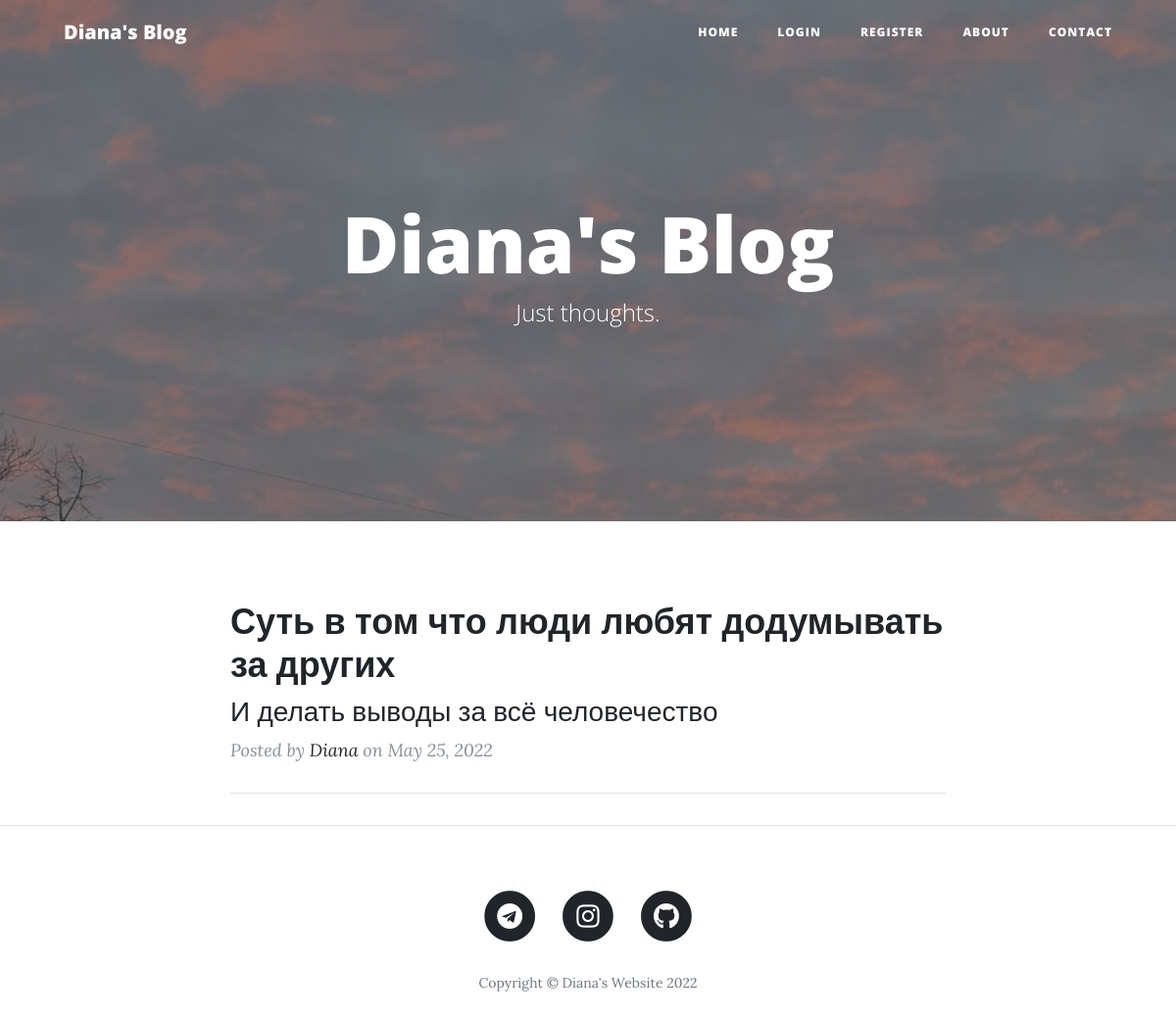
Before: / with the older database file.
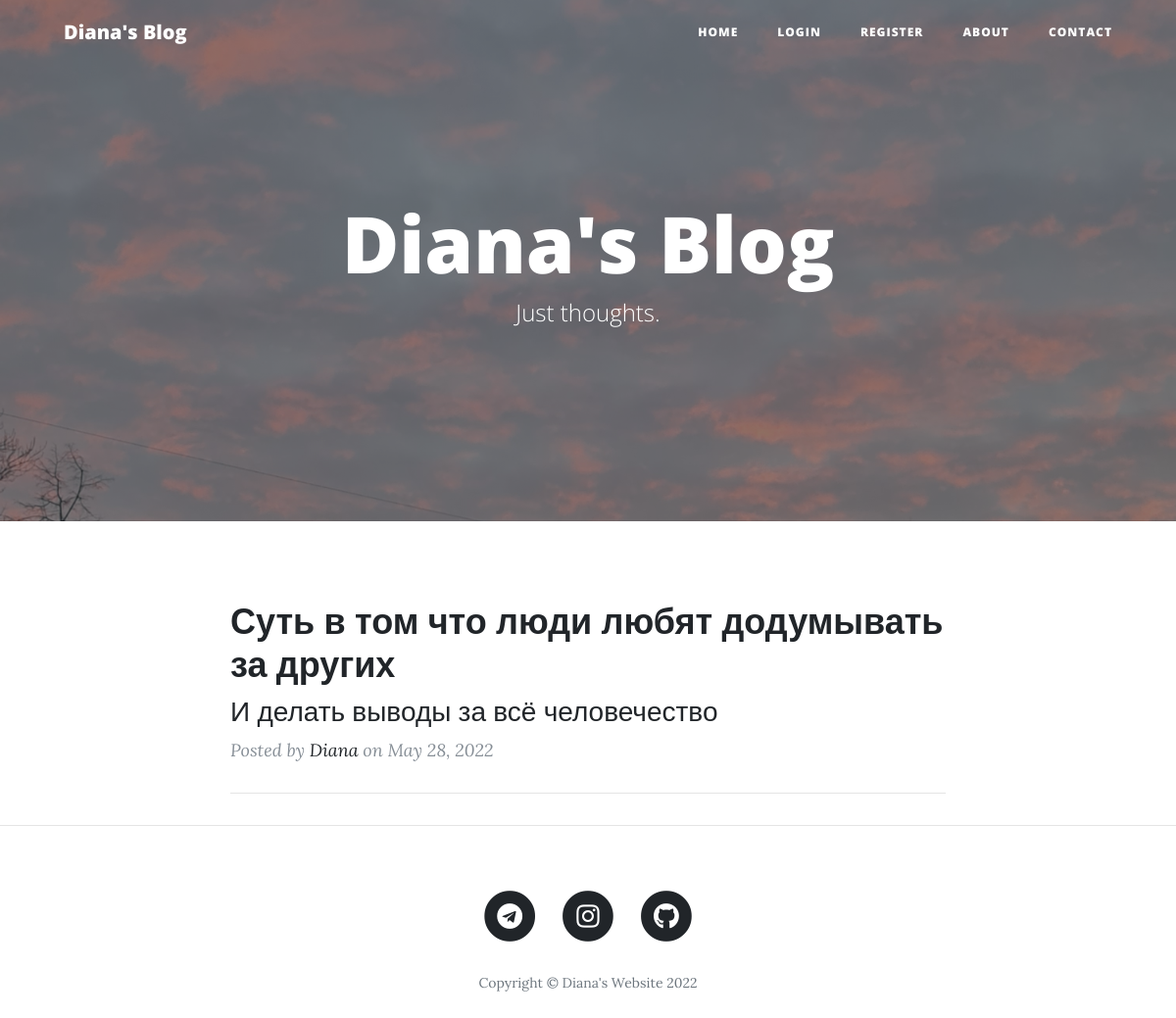
After: the same page with the newer database file.
### main.py (models this page shows)
class BlogPost(db.Model):
    __tablename__ = "blog_posts"
    id = db.Column(db.Integer, primary_key=True)
    title = db.Column(db.String(250), unique=True, nullable=False)
    subtitle = db.Column(db.String(250), nullable=False)
    date = db.Column(db.String(250), nullable=False)
    body = db.Column(db.Text, nullable=False)
    img_url = db.Column(db.String(250), nullable=False)
    author_id = db.Column(db.Integer, db.ForeignKey("users.id"))
    author = relationship("User", back_populates="posts")
    comments = relationship("Comment", back_populates="parent_post")

class User(UserMixin, db.Model):
    __tablename__ = "users"
    id = db.Column(db.Integer, primary_key=True)
    email = db.Column(db.String(100), unique=True)
    password = db.Column(db.String(1000))
    name = db.Column(db.String(1000))
    posts = relationship("BlogPost", back_populates="author")
    comments = relationship("Comment", back_populates="author")

### main.py (the view)
@app.route('/')
def get_all_posts():
    user = User()
    posts = BlogPost.query.all()
    return render_template("index.html", all_posts=posts, user=user )

### templates/index.html (shortened to what this page needs)
{% include "header.html" %}
  <header class="masthead" style="background-image: url({{ url_for('static', filename='img/home-bg.jpg')}})">
    <div class="overlay"></div>
    <div class="container">
      <div class="row">
        <div class="col-lg-8 col-md-10 mx-auto">
          <div class="site-heading">
            <h1>Diana's Blog</h1>
            <span class="subheading">Just thoughts.</span>
          </div>
        </div>
      </div>
    </div>
  </header>
  <div class="container">
    <div class="row">
      <div class="col-lg-8 col-md-10 mx-auto">
        {% for post in all_posts %}
        <div class="post-preview">
          <a href="{{ url_for('show_post', post_id=post.id) }}">
            <h2 class="post-title">
              {{post.title}}
            </h2>
            <h3 class="post-subtitle">
              {{post.subtitle}}
            </h3>
          </a>
          <p class="post-meta">Posted by
            <a href="#">{{post.author.name}}</a>
            on {{post.date}}
          </p>
        </div>
        <hr>
        {% endfor %}
      </div>
    </div>
  </div>
  <hr>
{% include "footer.html" %}

### templates/header.html (shortened to what this page needs)
<!DOCTYPE html>
<html lang="en">
<head>
  <link href="{{ url_for('static', filename='vendor/bootstrap/css/bootstrap.min.css') }}" rel="stylesheet">
  <link href="{{ url_for('static', filename='vendor/fontawesome-free/css/all.min.css')}}" rel="stylesheet" type="text/css">
  <link href="{{ url_for('static', filename='css/clean-blog.min.css')}}" rel="stylesheet">
</head>
<body>
  <nav class="navbar navbar-expand-lg navbar-light fixed-top" id="mainNav">
    <div class="container">
      <a class="navbar-brand" href="{{url_for('get_all_posts')}}">Diana's Blog</a>
      <div class="collapse navbar-collapse" id="navbarResponsive">
        <ul class="navbar-nav ml-auto">
          <li class="nav-item">
            <a class="nav-link" href="{{ url_for('get_all_posts') }}">Home</a>
          </li>
        {% if not current_user.is_authenticated %}
          <li class="nav-item">
            <a class="nav-link" href="{{ url_for('login') }}">Login</a>
          </li>
          <li class="nav-item">
            <a class="nav-link" href="{{ url_for('register') }}">Register</a>
          </li>
        {% endif %}
          <li class="nav-item">
            <a class="nav-link" href="{{ url_for('about') }}">About</a>
          </li>
          <li class="nav-item">
            <a class="nav-link" href="{{ url_for('contact') }}">Contact</a>
          </li>
        </ul>
      </div>
    </div>
  </nav>

### templates/footer.html (shortened to what this page needs)
  <footer>
    <div class="container">
      <div class="row">
        <div class="col-lg-8 col-md-10 mx-auto">
          <ul class="list-inline text-center">
            <li class="list-inline-item">
              <a href="#">
                <span class="fa-stack fa-lg">
                  <i class="fas fa-circle fa-stack-2x"></i>
                  <i class="fab fa-brands fa-telegram fa-stack-1x fa-inverse"></i>
                </span>
              </a>
            </li>
            <li class="list-inline-item">
              <a href="#">
                <span class="fa-stack fa-lg">
                  <i class="fas fa-circle fa-stack-2x"></i>
                  <i class="fab fa-brands fa-instagram fa-stack-1x fa-inverse"></i>
                </span>
              </a>
            </li>
            <li class="list-inline-item">
              <a href="#">
                <span class="fa-stack fa-lg">
                  <i class="fas fa-circle fa-stack-2x"></i>
                  <i class="fab fa-github fa-stack-1x fa-inverse"></i>
                </span>
              </a>
            </li>
          </ul>
          <p class="copyright text-muted">Copyright &copy; Diana's Website 2022</p>
        </div>
      </div>
    </div>
  </footer>
</body>
</html>

Changed rows visible on the page:
changed BlogPost "Суть в том что люди любят додумывать за других": date "May 25, 2022" → "May 28, 2022"
